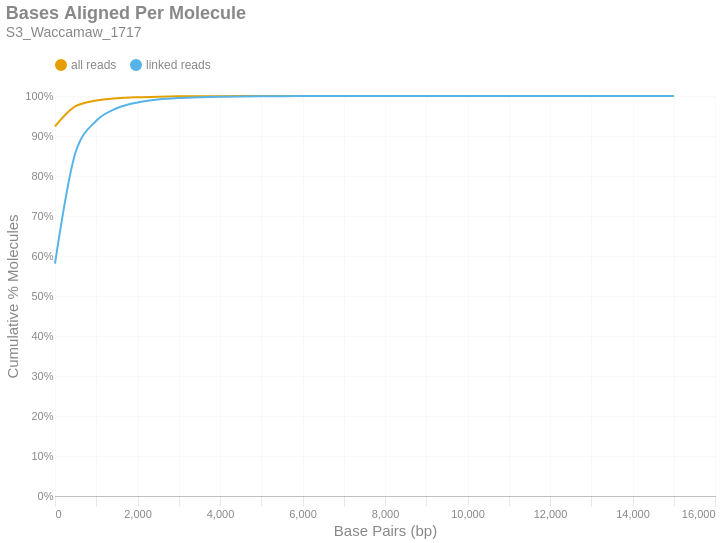

This figure's notebook cell:
### Markdown cell above
### Bases Aligned Per Molecule
This is a cumulative frequency distribution showing the number of base pairs aligned per unique molecule. These data are shown in 500 bp bins. There are two distributions: one with `all reads` (yellow) and another with only `linked reads` (blue). The percent of molecules in the `linked reads` distribution is relative to the total number of linked molecules.

### Code cell
if SKIPLR:
    print_html(f"Skipped")
else:
    binned_df = consolidated_hist(valids['aligned_bp'], mask, 500, True)
    with SafeRender(binned_df):
        (
            density_plot(binned_df, 'Bases Aligned Per Molecule', samplename, 'basesper')
            .encode(
                x=alt.X('bin:Q', title="Base Pairs (bp)").axis(tickMinStep=500).scale(padding=0),
                y=alt.Y('value:Q', title='Cumulative % Molecules')
                    .axis(format='%')
                    .scale(domain = [0,1])
                    .stack(False),
                color=alt.Color("key:N").scale(domain = ["all reads", "linked reads"]),
                tooltip = [
                    alt.Tooltip("key:N", title = "Data Type"),
                    alt.Tooltip("range_label:N", title="Bases Aligned Per Molecule"),
                    alt.Tooltip("value:Q", format = ".2%", title="% Molecules (Cum.)")
                ]
            )
        ).display()

### Figure 1 — Vega-Lite specification as saved in the notebook (floating-point values rounded to 4 significant figures)
{"width": "container", "height": 400, "config": {"title": {"anchor": "start", "dy": -15, "fontSize": 18, "color": "#888888", "subtitleColor": "#888888", "subtitleFontSize": 14}, "arc": {"fill": "#0072B2"}, "axis": {"domainColor": "#888888", "domainWidth": 0.5, "gridWidth": 0.2, "grid": false, "titleFontWeight": 400, "titleFontSize": 15, "labelFontSize": 11, "labelColor": "#888888", "tickColor": "#888888", "tickWidth": 0.2, "titleColor": "#888888"}, "axisBand": {"grid": false}, "axisX": {"grid": true, "tickSize": 10, "domainCap": "round"}, "axisY": {"domain": false, "grid": true, "tickSize": 0, "domainCap": "round"}, "background": "transparent", "header": {"labelFontSize": 15, "labelColor": "#888888", "titleFontSize": 15, "titleFontWeight": 600, "titleColor": "#888888"}, "legend": {"labelFont": "sans-serif", "labelFontSize": 12, "labelColor": "#888888", "symbolSize": 100, "symbolType": "circle", "titleFontSize": 12, "titlePadding": 10, "titleColor": "#888888", "title": null, "orient": "top"}, "range": {"category": ["#E69F00", "#56B4E9", "#009E73", "#F0E442", "#0072B2", "#D55E00", "#CC79A7", "#000000"], "diverging": ["#cfe8f3", "#a2d4ec", "#73bfe2", "#46abdb", "#1696d2", "#12719e"]}, "area": {"fill": "#0072B2", "fillOpacity": 0.7, "line": true, "strokeOpacity": 0.7}, "line": {"color": "#0072B2", "stroke": "#0072B2", "strokeWidth": 2}, "trail": {"color": "#0072B2", "stroke": "#0072B2", "strokeWidth": 0, "size": 1}, "point": {"filled": true, "fillOpacity": 1.0, "size": 95}, "text": {"color": "#888888", "fontSize": 11, "align": "right", "fontWeight": 400, "size": 11}, "bar": {"fill": "#0072B2", "stroke": null}, "view": {"stroke": null, "continuousWidth": 660, "continuousHeight": 400}}, "data": {"name": "data-97142ec4ed29566bbf024fd2daf129b4"}, "mark": {"type": "line", "interpolate": "monotone", "point": {"opacity": 0, "size": 275}}, "encoding": {"color": {"field": "key", "scale": {"domain": ["all reads", "linked reads"]}, "type": "nominal"}, "tooltip": [{"field": "key", "title": "Data Type", "type": "nominal"}, {"field": "range_label", "title": "Bases Aligned Per Molecule", "type": "nominal"}, {"field": "value", "format": ".2%", "title": "% Molecules (Cum.)", "type": "quantitative"}], "x": {"axis": {"tickMinStep": 500}, "field": "bin", "scale": {"padding": 0}, "title": "Base Pairs (bp)", "type": "quantitative"}, "y": {"axis": {"format": "%"}, "field": "value", "scale": {"domain": [0, 1]}, "stack": false, "title": "Cumulative % Molecules", "type": "quantitative"}}, "params": [{"name": "param_c36ac31b6afebe62", "select": {"type": "point", "fields": ["key"]}, "bind": "legend"}], "title": {"text": "Bases Aligned Per Molecule", "subtitle": "S3_Waccamaw_1717"}, "transform": [{"fold": ["all reads (cumsum)", "linked reads (cumsum)"]}, {"calculate": "replace(datum.key, ' (cumsum)', '')", "as": "key"}, {"filter": {"param": "param_c36ac31b6afebe62"}}], "usermeta": {"embedOptions": {"downloadFileName": "S3_Waccamaw_1717.basesper"}}, "$schema": "https://vega.github.io/schema/vega-lite/v6.1.0.json", "datasets": {"data-97142ec4ed29566bbf024fd2daf129b4": [{"bin": "0.0", "interval": "0.0-500.0", "all reads": 0.924, "linked reads": 0.581, "all reads (cumsum)": 0.924, "linked reads (cumsum)": 0.581, "range_label": "0-499"}, {"bin": "500.0", "interval": "500.0-1000.0", "all reads": 0.05058, "linked reads": 0.2783, "all reads (cumsum)": 0.9746, "linked reads (cumsum)": 0.8593, "range_label": "500-999"}, {"bin": "1000.0", "interval": "1000.0-1500.0", "all reads": 0.01424, "linked reads": 0.07884, "all reads (cumsum)": 0.9889, "linked reads (cumsum)": 0.9381, "range_label": "1000-1499"}, {"bin": "1500.0", "interval": "1500.0-2000.0", "all reads": 0.005636, "linked reads": 0.03129, "all reads (cumsum)": 0.9945, "linked reads (cumsum)": 0.9694, "range_label": "1500-1999"}, {"bin": "2000.0", "interval": "2000.0-2500.0", "all reads": 0.002618, "linked reads": 0.01454, "all reads (cumsum)": 0.9971, "linked reads (cumsum)": 0.984, "range_label": "2000-2499"}, {"bin": "2500.0", "interval": "2500.0-3000.0", "all reads": 0.001309, "linked reads": 0.007267, "all reads (cumsum)": 0.9984, "linked reads (cumsum)": 0.9912, "range_label": "2500-2999"}, {"bin": "3000.0", "interval": "3000.0-3500.0", "all reads": 0.0006774, "linked reads": 0.003762, "all reads (cumsum)": 0.9991, "linked reads (cumsum)": 0.995, "range_label": "3000-3499"}, {"bin": "3500.0", "interval": "3500.0-4000.0", "all reads": 0.0003751, "linked reads": 0.002083, "all reads (cumsum)": 0.9995, "linked reads (cumsum)": 0.9971, "range_label": "3500-3999"}, {"bin": "4000.0", "interval": "4000.0-4500.0", "all reads": 0.0002094, "linked reads": 0.001163, "all reads (cumsum)": 0.9997, "linked reads (cumsum)": 0.9982, "range_label": "4000-4499"}, {"bin": "4500.0", "interval": "4500.0-5000.0", "all reads": 0.0001161, "linked reads": 0.0006447, "all reads (cumsum)": 0.9998, "linked reads (cumsum)": 0.9989, "range_label": "4500-4999"}, {"bin": "5000.0", "interval": "5000.0-5500.0", "all reads": 7.012e-05, "linked reads": 0.0003894, "all reads (cumsum)": 0.9999, "linked reads (cumsum)": 0.9993, "range_label": "5000-5499"}, {"bin": "5500.0", "interval": "5500.0-6000.0", "all reads": 4.796e-05, "linked reads": 0.0002663, "all reads (cumsum)": 0.9999, "linked reads (cumsum)": 0.9995, "range_label": "5500-5999"}, {"bin": "6000.0", "interval": "6000.0-6500.0", "all reads": 2.911e-05, "linked reads": 0.0001616, "all reads (cumsum)": 0.9999, "linked reads (cumsum)": 0.9997, "range_label": "6000-6499"}, {"bin": "6500.0", "interval": "6500.0-7000.0", "all reads": 1.951e-05, "linked reads": 0.0001084, "all reads (cumsum)": 1.0, "linked reads (cumsum)": 0.9998, "range_label": "6500-6999"}, {"bin": "7000.0", "interval": "7000.0-7500.0", "all reads": 1.191e-05, "linked reads": 6.613e-05, "all reads (cumsum)": 1.0, "linked reads (cumsum)": 0.9999, "range_label": "7000-7499"}, {"bin": "7500.0", "interval": "7500.0-8000.0", "all reads": 4.961e-06, "linked reads": 2.755e-05, "all reads (cumsum)": 1.0, "linked reads (cumsum)": 0.9999, "range_label": "7500-7999"}, {"bin": "8000.0", "interval": "8000.0-8500.0", "all reads": 6.615e-06, "linked reads": 3.674e-05, "all reads (cumsum)": 1.0, "linked reads (cumsum)": 0.9999, "range_label": "8000-8499"}, {"bin": "8500.0", "interval": "8500.0-9000.0", "all reads": 2.315e-06, "linked reads": 1.286e-05, "all reads (cumsum)": 1.0, "linked reads (cumsum)": 1.0, "range_label": "8500-8999"}, {"bin": "9000.0", "interval": "9000.0-9500.0", "all reads": 1.654e-06, "linked reads": 9.184e-06, "all reads (cumsum)": 1.0, "linked reads (cumsum)": 1.0, "range_label": "9000-9499"}, {"bin": "9500.0", "interval": "9500.0-10000.0", "all reads": 2.315e-06, "linked reads": 1.286e-05, "all reads (cumsum)": 1.0, "linked reads (cumsum)": 1.0, "range_label": "9500-9999"}, {"bin": "10000.0", "interval": "10000.0-10500.0", "all reads": 3.308e-07, "linked reads": 1.837e-06, "all reads (cumsum)": 1.0, "linked reads (cumsum)": 1.0, "range_label": "10000-10499"}, {"bin": "10500.0", "interval": "10500.0-11000.0", "all reads": 9.923e-07, "linked reads": 5.511e-06, "all reads (cumsum)": 1.0, "linked reads (cumsum)": 1.0, "range_label": "10500-10999"}, {"bin": "11000.0", "interval": "11000.0-11500.0", "all reads": 6.615e-07, "linked reads": 3.674e-06, "all reads (cumsum)": 1.0, "linked reads (cumsum)": 1.0, "range_label": "11000-11499"}, {"bin": "11500.0", "interval": "11500.0-12000.0", "all reads": 0.0, "linked reads": 0.0, "all reads (cumsum)": 1.0, "linked reads (cumsum)": 1.0, "range_label": "11500-11999"}, {"bin": "12000.0", "interval": "12000.0-12500.0", "all reads": 6.615e-07, "linked reads": 3.674e-06, "all reads (cumsum)": 1.0, "linked reads (cumsum)": 1.0, "range_label": "12000-12499"}, {"bin": "12500.0", "interval": "12500.0-13000.0", "all reads": 3.308e-07, "linked reads": 1.837e-06, "all reads (cumsum)": 1.0, "linked reads (cumsum)": 1.0, "range_label": "12500-12999"}, {"bin": "13000.0", "interval": "13000.0-13500.0", "all reads": 0.0, "linked reads": 0.0, "all reads (cumsum)": 1.0, "linked reads (cumsum)": 1.0, "range_label": "13000-13499"}, {"bin": "13500.0", "interval": "13500.0-14000.0", "all reads": 0.0, "linked reads": 0.0, "all reads (cumsum)": 1.0, "linked reads (cumsum)": 1.0, "range_label": "13500-13999"}, {"bin": "14000.0", "interval": "14000.0-14500.0", "all reads": 0.0, "linked reads": 0.0, "all reads (cumsum)": 1.0, "linked reads (cumsum)": 1.0, "range_label": "14000-14499"}, {"bin": "14500.0", "interval": "14500.0-15000.0", "all reads": 3.308e-07, "linked reads": 1.837e-06, "all reads (cumsum)": 1.0, "linked reads (cumsum)": 1.0, "range_label": "14500-14999"}, {"bin": "15000.0", "interval": "15000.0-15500.0", "all reads": 3.308e-07, "linked reads": 1.837e-06, "all reads (cumsum)": 1.0, "linked reads (cumsum)": 1.0, "range_label": "15000-15499"}]}}
